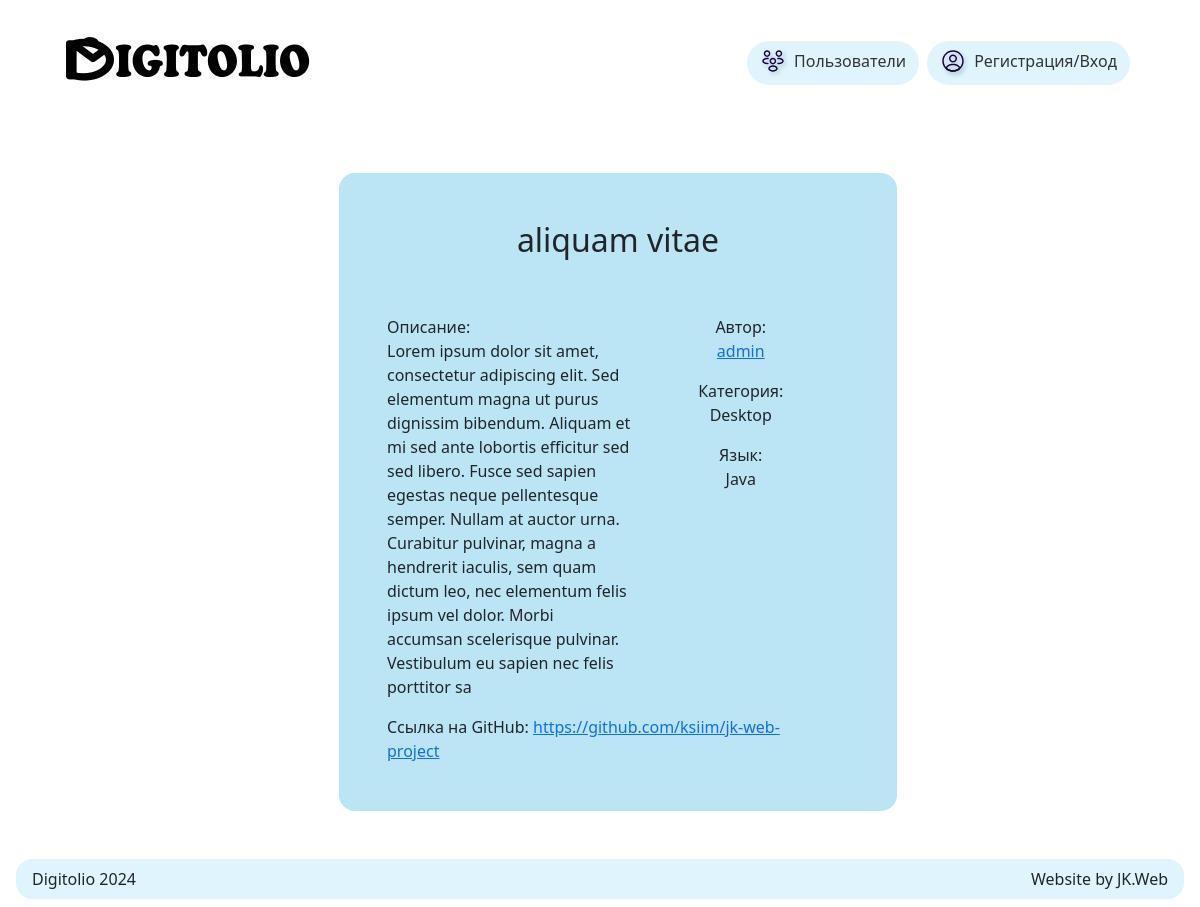
The page /project/15/ on the database its author committed.
### projects/models.py (models this page shows, shortened)
class Project(models.Model):
    title = models.CharField(max_length=255, verbose_name='Название')
    description = models.TextField(verbose_name='Описание')
    author = models.ForeignKey(User, on_delete=models.CASCADE, related_name='projects', verbose_name='Автор', null=True)
    category = models.TextField(choices=CATEGORY, null=True, blank=True)
    programming_language = models.TextField(choices=PROGRAMMING_LANGUAGES, null=True, blank=True)
    created_at = models.DateTimeField(auto_now_add=True, verbose_name='Дата создания')
    updated_at = models.DateTimeField(auto_now=True, verbose_name='Дата обновления')
    link_on_code = models.CharField(max_length=255, verbose_name='Ссылка на гитхаб')
    class Meta:
        verbose_name = 'Проект'
        verbose_name_plural = 'Проекты'

### persons/models.py (models this page shows)
class Person(AbstractUser):
    password = models.CharField(max_length=255, verbose_name='Пароль')
    description = models.TextField(null=True, blank=True, verbose_name='Описание')
    experience = models.IntegerField(null=True, blank=True, verbose_name='Опыт работы')
    specialization = models.TextField(max_length=255, null=True, blank=True, verbose_name='Специализация')
    programming_language = models.TextField(choices=PROGRAMMING_LANGUAGES, null=True, blank=True, verbose_name='Язык программирования')
    groups = models.ManyToManyField(
        'auth.Group',
        related_name='persons',
        blank=True,
        help_text='The groups this person belongs to.',
        verbose_name='groups',
    )
    user_permissions = models.ManyToManyField(
        'auth.Permission',
        related_name='persons',
        blank=True,
        help_text='Specific permissions for this person.',
        verbose_name='user permissions',
    )

### projects/views.py (the view)
# urls.py: path('project/<int:pk>/', views.project_detail, name='project_detail'),
def project_detail(request, pk):
    project = get_object_or_404(Project, pk=pk)
    return render(request, 'projects/project_detail.html', {'project': project})

### templates/projects/project_detail.html (shortened to what this page needs)
<!DOCTYPE html>
{% load static %}
<html>
<head>
    <link href="https://cdn.jsdelivr.net/npm/bootstrap@5.0.2/dist/css/bootstrap.min.css" rel="stylesheet">
</head>
<body>
    <header>
        {% include 'includes/header_nav.html' %}
    </header>
    <main class="container d-flex justify-content-center m-5">
        <div class="col-6 p-5" style='background-color: #BBE4F5; border-radius: 1rem;'>
            <div class="row">
                <div class="text-center mb-5">
                    <h2 id='title'>{{ project.title }}</h2>
                </div>
                <div class="row">
                    <div class="col-md-7">
                        <span>Описание:</span>
                        <p id='description'>{{ project.description }}</p>
                    </div>
                    <div class="col-md-5 text-center">
                        <span>Автор:</span>
                        <a href="{% url 'persons:profile_view' project.author.id %}"><p>{{ project.author }}</p></a>
                        <span>Категория:</span>
                        <p id='category'>{{ project.get_category_display }}</p>
                        <span>Язык:</span>
                        <p id='programming_language'>{{ project.get_programming_language_display }}</p>
                    </div>
                </div>
                <div class='row'>
                    <span>Ссылка на GitHub: <a id='link_on_code' href="{{ project.link_on_code }}">{{ project.link_on_code }}</a></span>
                </div>
            </div>
        </div>
    </main>
    <footer>
        {% include 'includes/footer_base.html' %}
    </footer>
</body>
</html>

### rows shown on the page
Project: title "aliquam vitae", description "Lorem ipsum dolor sit amet, consectetur adipiscing elit. Sed elementum magna ut purus dignissim bibendum. Aliquam et mi sed ante lobortis efficitur sed sed libero. Fusce sed sapien egestas neque pellentesque semper. Nullam at auctor urna. Curabitur pulvinar, magna a hendrerit iaculis, sem quam dictum leo, nec elementum felis ipsum vel dolor. Morbi accumsan scelerisque pulvinar. Vestibulum eu sapien nec felis porttitor sa", author "admin", category "Desktop", programming_language "Java", link_on_code "https://github.com/ksiim/jk-web-project"
